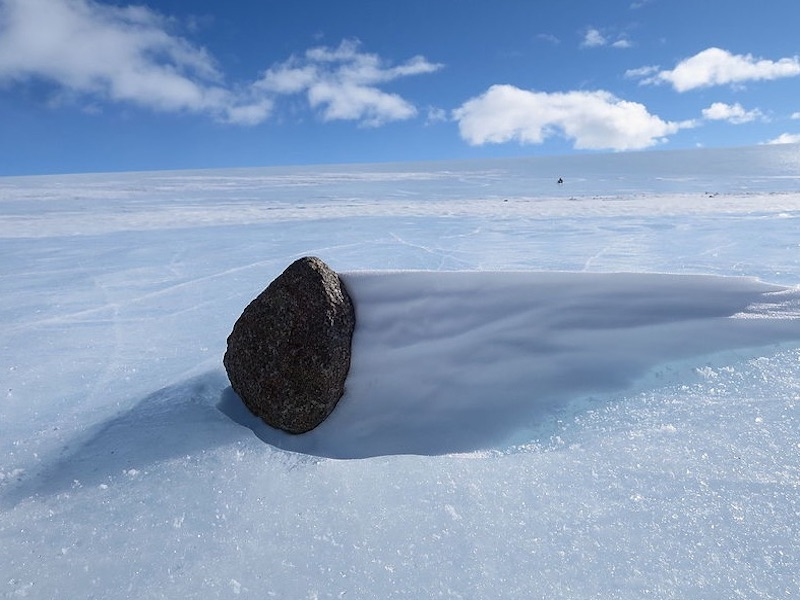
#> input picture CS-101/W8/cse110_images/snowscape.jpg, 800 x 600 px, found by its file name
$ python Picture.py
#> lines starting #> are read from the running program, lines starting #| are printed output that depends on the picture
from PIL import Image

background_image = Image.open('/Users/smelcerc/Code/GitHub/smelcerc.github.io/CS-101/W8/cse110_images/snowscape.jpg')
#> background_image is the input picture: PIL image 800x600 RGB; mean R, G, B 137.7, 160.8, 192.7
forground_image = Image.open('/Users/smelcerc/Code/GitHub/smelcerc.github.io/CS-101/W8/cse110_images/penguin.jpg')
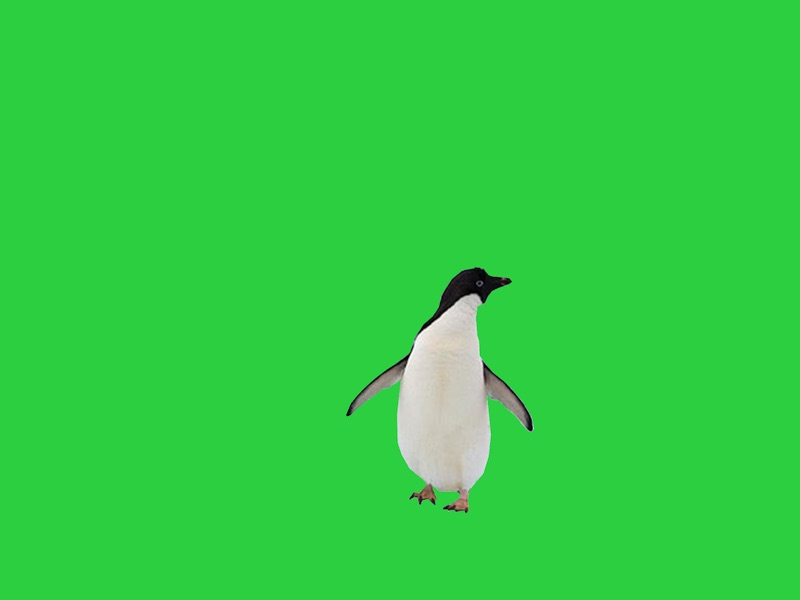
#> input picture CS-101/W8/cse110_images/penguin.jpg, 800 x 600 px, found by its file name
#> forground_image is the input picture: PIL image 800x600 RGB; mean R, G, B 49, 205.6, 67.8
sunset_image = Image.open('/Users/smelcerc/Code/GitHub/smelcerc.github.io/CS-101/W8/cse110_images/sunset.jpg')
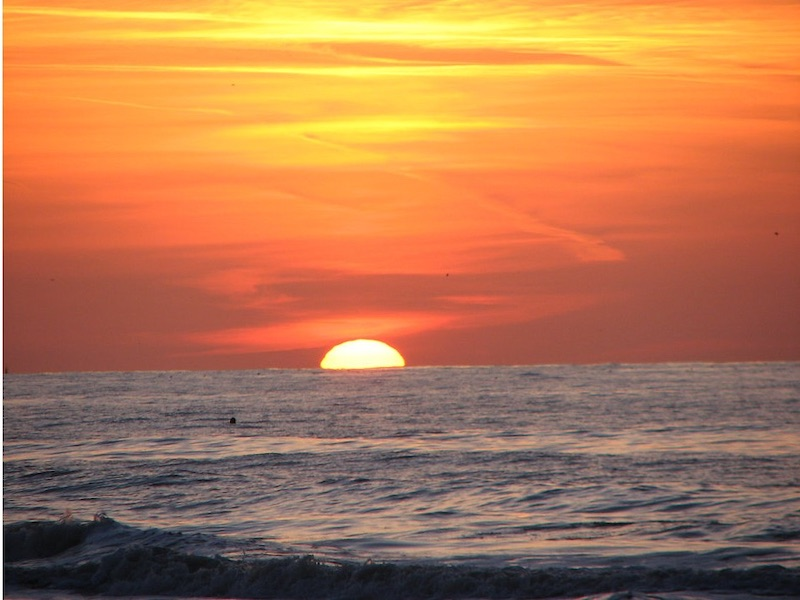
#> input picture CS-101/W8/cse110_images/sunset.jpg, 800 x 600 px, found by its file name
#> sunset_image is the input picture: PIL image 800x600 RGB; mean R, G, B 178.8, 119, 79.8

bg_width, bg_height = background_image.size
#> bg_width = 800; bg_height = 600
fg_width, fg_height = forground_image.size
#> fg_width = 800; fg_height = 600

pixels_original_ss = sunset_image.load()
pixels_original_bg = background_image.load()
pixels_original_fg = forground_image.load()

for h in range(bg_height):
    for w in range(bg_width):
        if h <= 175:
            r, g, b = pixels_original_ss[w, h]
            pixels_original_bg[w, h] = (r, g, b)

for h in range(fg_height):
    for w in range(fg_width):
        r, g, b = pixels_original_fg[w, h]
        if r <= 90 and g >= 175 and b <= 110:
            pixels_original_fg[w, h] = (255, 0, 93)
        else:
            pixels_original_bg[w, h] = (r, g, b)

background_image.save('/Users/smelcerc/Code/GitHub/smelcerc.github.io/CS-101/W8/cse110_images/snowscapeSunset.jpg')
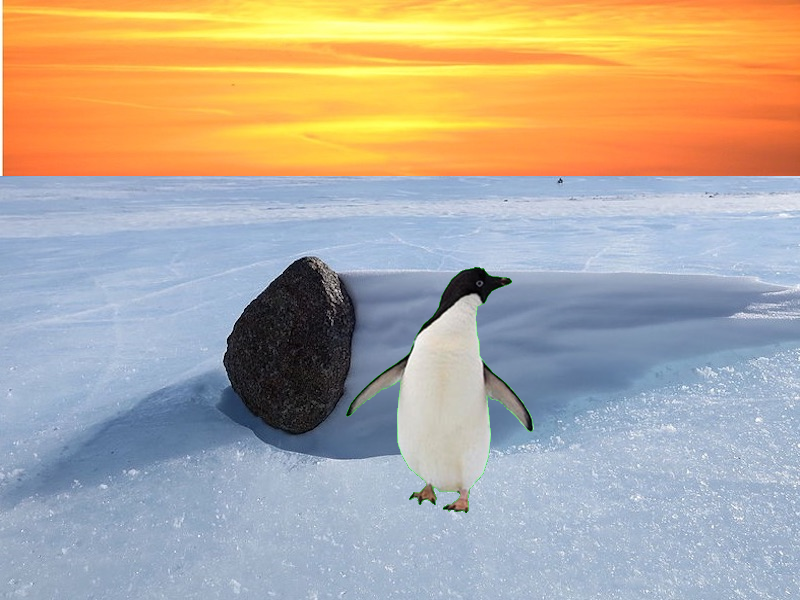
#> saved as snowscapeSunset.jpg: PIL image 800x600 RGB; mean R, G, B 179.7, 169.1, 155.8
